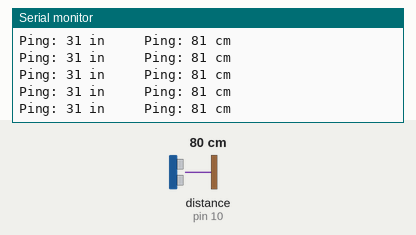
Recording of a sketch running on a simulated Arduino Uno, built with avr-gcc and run on an emulated ATmega328P. Shown: the last lines printed to the serial monitor. The inputs (shaded band) are chosen by the test bench; at power-on: distance to the obstacle (sensor on pin 10) 80 cm. The echo pulse lasts 58.3 µs per cm.

Above: at 1.2 s.
1.3 s: distance to the obstacle (sensor on pin 10) set to 2 cm
At 1.52 s:
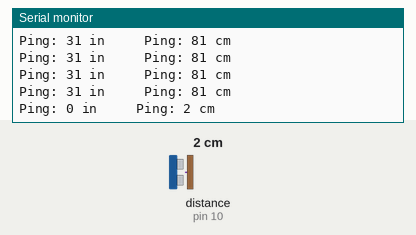
4.3 s: distance to the obstacle (sensor on pin 10) set to 250 cm
At 4.58 s:
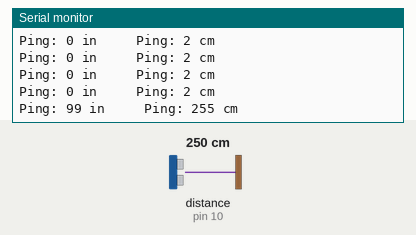
10.3 s: distance to the obstacle (sensor on pin 10) set to 35 cm
At 10.35 s:
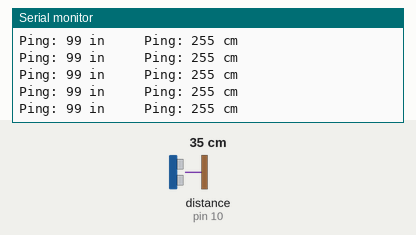
13.3 s: distance to the obstacle (sensor on pin 10) set to 250 cm
At 13.46 s:
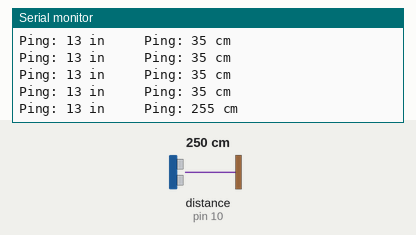
Timing chart, 0 to 16.3 s (numbered marks = the images above; inputs shaded):
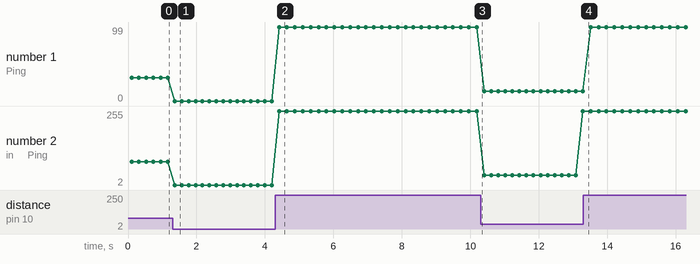

The sketch:

Ultraschall_Entfernung_serial.ino
```cpp
/* Ultraschall Entfernungsmessung
 Funktioniert mit dem HC-04 und SRF-06 anderen Ultraschall Modulen
 Öffne eine Serielle Verbindung um das Ergebnis zu sehen
 Refferenz: http://playground.arduino.cc/Code/NewPing
 Für Fragen kannst du dich gerne an unsere Forum wenden:  www.deskfactory.de/forum */

// Importieren der benötigten Bibliothek

#include <NewPing.h>

// Definieren der Konstanten für Trigger und Echo
#define  TRIGGER_PIN  11
#define  ECHO_PIN     10
#define MAX_DISTANCE 350 // Maximum distance we want to ping for (in centimeters).
                         //Maximum sensor distance is rated at 400-500cm.

// Objekt für den Sensor deklarieren
NewPing sonar(TRIGGER_PIN, ECHO_PIN, MAX_DISTANCE); // Setup für NewPing (Pins und maximale Distanz).

// Deklarieren der Variablen für die Messwerte
int DistanceIn;
int DistanceCm;

void setup()   // Setup um den Arduino zu konfigurieren
{
  Serial.begin(9600);
  Serial.println("Ultraschall Entfernungsmessung");
  Serial.println("Deskfactory.de - Robert Jänisch");
}


void loop()  // Loop für die Messung der Werte, läuft endlos
{
  delay(100);   // Wartet 100 Milisekunden zwischen den Pings (ca. 10 Pings pro Sekunde). 29 Millisekunden ist der kürzest mögliche Delay zwischen zwei Pings.
  DistanceIn = sonar.ping_in();
  Serial.print("Ping: ");
  Serial.print(DistanceIn); // Konvertiert die Ping Zeit in die Entfernung und gibt das Resultat über die Serielleschnittstelle zurück
                            // (0 = outside set distance range, no ping echo)
  Serial.print(" in     ");

  delay(100);  // Wartet 100 Milisekunden zwischen den Pings (ca. 10 Pings pro Sekunde). 29 Millisekunden ist der kürzest mögliche Delay zwischen zwei Pings.
  DistanceCm = sonar.ping_cm();
  Serial.print("Ping: ");
  Serial.print(DistanceCm);
  Serial.println(" cm");

}
```

Measured:
- after the input at 1.3 s, the serial monitor: prints a new line after 0.07 s (image 1)
- after the input at 4.3 s, the serial monitor: prints a new line after 0.11 s (image 2)
- plotted number 1: 31 → 0 after the input at 1.3 s, 0 → 99 after the input at 4.3 s, 99 → 13 after the input at 10.3 s, 13 → 99 after the input at 13.3 s
- plotted number 2: 81 → 2 after the input at 1.3 s, 2 → 255 after the input at 4.3 s
